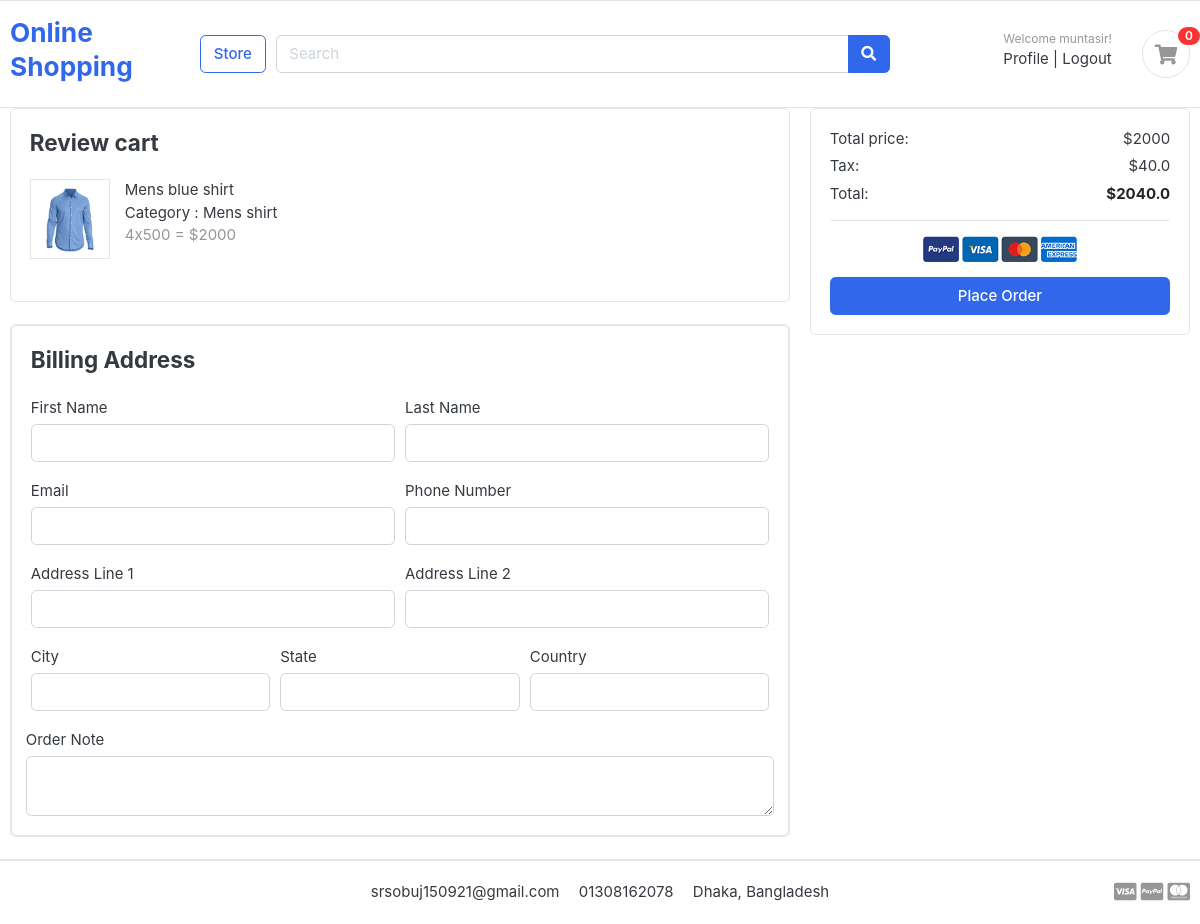
Screenshot of /order/place_order/ (signed in) with the database file from the repository.
### cart/models.py (models this page shows)
class CartItem(models.Model):
    user=models.ForeignKey(User,on_delete=models.CASCADE,null=True)
    product=models.ForeignKey(Product,on_delete=models.CASCADE)
    cart=models.ForeignKey(Cart,on_delete=models.CASCADE,null=True)
    quantity=models.IntegerField()
    is_active=models.BooleanField(default=True)
    def sub_total(self):
        return self.product.price * self.quantity
    def __str__(self):
        return str(self.product)

### store/models.py (models this page shows)
class Product(models.Model):
    product_name=models.CharField(max_length=100,unique=True)
    slug=models.SlugField(max_length=200,unique=True)
    description=models.TextField(max_length=500,blank=True)
    price=models.IntegerField()
    image=models.ImageField(upload_to='photos/products')
    stock=models.IntegerField()
    is_available=models.BooleanField(default=True)
    category=models.ForeignKey(Category,on_delete=models.CASCADE)  # 1ta categorir under e onekgula product thakte pare ei jonno one to many field er jonno ForeignKey use kora hoice category model er sathe one to many relationship hocce
    created_date=models.DateTimeField(auto_now_add=True)
    modified_date=models.DateTimeField(auto_now=True)
    def __str__(self):
        return self.product_name

### category/models.py (models this page shows, shortened)
class Category(models.Model):
    category_name=models.CharField(max_length=50,unique=True)
    slug=models.SlugField(max_length=100,unique=True)
    description=models.TextField(max_length=255,blank=True) #blank mane diteo pare na diteo pare
    cat_image=models.ImageField(upload_to='photos/categories',blank=True)

### orders/views.py (the view, shortened to what this page needs)
# urls.py: path('place_order/', views.place_order, name='place_order'),
def place_order(request):
    print(request.POST)
    cart_items = None
    tax = 0
    total = 0
    grand_total = 0
    cart_items = CartItem.objects.filter(user = request.user)
    if cart_items.count() < 1:
        return redirect('store') # jodi kono product na thake taile amra take kono payment
    for item in cart_items:
        total += item.product.price * item.quantity
    print(cart_items)
    tax = (2*total)/100 # 2 % vat
    grand_total = total + tax
    return render(request, 'orders/place-order.html',{'cart_items' : cart_items, 'tax' : tax,'total' : total, 'grand_total' : grand_total})

### orders/templates/orders/place-order.html (shortened to what this page needs)
{% extends 'base.html' %}
{% load static %}
{% block body%}
<div class="container">
<div class="row">
<main class="col-md-8">
<article class="card mb-4">
<div class="card-body">
	<h4 class="card-title mb-4">Review cart</h4>
	<div class="row">
		{% for item in cart_items%}
		<div class="col-md-12">
			<figure class="itemside  mb-4">
				<div class="aside"><img src="{{item.product.image.url}}" class="border img-sm"></div>
				<figcaption class="info">
					<p>{{item.product.product_name}} </p>
					<p>Category : {{item.product.category.category_name}} </p>
					<span class="text-muted">{{item.quantity}}x{{item.product.price}} = ${{item.sub_total}} </span>
				</figcaption>
			</figure>
		</div>
		{% endfor %}
	</div>
</div>
</article>
<article class="card mb-4">
<div class="card">
  <div class="card-body">
    <h4 class="card-title mb-4">Billing Address</h4>
    <form method="post">
      <div class="form-row">
        <div class="col form-group">
          <label for="">First Name</label>
          <input type="text" name="first_name" class="form-control" required>
        </div>
        <div class="col form-group">
          <label for="">Last Name</label>
          <input type="text" name="last_name" class="form-control" required>
        </div>
      </div>
      <div class="form-row">
        <div class="col form-group">
          <label for="">Email</label>
          <input type="email" name="email" class="form-control" required>
        </div>
        <div class="col form-group">
          <label for="">Phone Number</label>
          <input type="text" name="phone" class="form-control" required>
        </div>
      </div>
      <div class="form-row">
        <div class="col form-group">
          <label for="">Address Line 1</label>
          <input type="text" name="address_line1" class="form-control" required>
        </div>
        <div class="col form-group">
          <label for="">Address Line 2</label>
          <input type="text" name="address_line2" class="form-control">
        </div>
      </div>
      <div class="form-row">
        <div class="col form-group">
          <label for="">City</label>
          <input type="text" name="city" class="form-control" required>
        </div>
         <div class="col form-group">
          <label for="">State</label>
          <input type="text" name="state" class="form-control" required>
        </div>
        <div class="col form-group">
          <label for="">Country</label>
          <input type="text" name="country" class="form-control" required>
        </div>
        </div>
        <div class="form-row">
          <label for="">Order Note</label>
          <textarea name="order_note" rows="2" class="form-control"></textarea>
        </div>
  </div>
</div>
</article>
		</main>
		<aside class="col-md-4">
			<div class="card">
		<div class="card-body">
			<dl class="dlist-align">
			  <dt>Total price:</dt>
			  <dd class="text-right">${{total}}</dd>
			</dl>
			<dl class="dlist-align">
			  <dt>Tax:</dt>
			  <dd class="text-right"> ${{tax}}</dd>
			</dl>
			<dl class="dlist-align">
			  <dt>Total:</dt>
			  <dd class="text-right text-dark b"><strong>${{grand_total}}</strong></dd>
			</dl>
			<hr>
			<p class="text-center mb-3">
				<img src="{% static 'images/misc/payments.png'%}" height="26">
			</p>
			<button type="submit" class="btn btn-primary btn-block" > Place Order </button>
		</div>
		</div>
		</aside>
	</div>
</div>
{% endblock %}

### templates/base.html (shortened to what this page needs)
<!DOCTYPE html>
{% load static %}
<html lang="en">
    <head>
        <link href="{% static 'css/bootstrap.css' %}" rel="stylesheet" type="text/css" />
        <link
          href="{% static 'fonts/fontawesome/css/all.min.css' %}"
          type="text/css"
          rel="stylesheet"
        />
        <link href="{% static 'css/ui.css' %}" rel="stylesheet" type="text/css" />
        <link
          href="{% static 'css/responsive.css' %}"
          rel="stylesheet"
          media="only screen and (max-width: 1200px)"
        />
      </head>
<body>
    <header class="section-header">
        <section class="header-main border-bottom">
          <div class="container">
            <div class="row align-items-center">
              <div class="col-lg-2 col-md-3 col-6">
                <a href="{% url 'home' %}" class="brand-wrap">
                  <h3>Online Shopping</h3>
                </a>
              </div>
              <a href="{% url 'store' %}" class="btn btn-outline-primary">Store</a>
              <div class="col-lg col-md-6 col-sm-12 col">
                <form action="#" class="search">
                  <div class="input-group w-100">
                    <input
                      type="text"
                      class="form-control"
                      style="width: 60%"
                      placeholder="Search"
                    />
                    <div class="input-group-append">
                      <button class="btn btn-primary" type="submit">
                        <i class="fa fa-search"></i>
                      </button>
                    </div>
                  </div>
                </form>
              </div>
              <div class="col-lg-3 col-sm-6 col-8 order-2 order-lg-3">
                <div class="d-flex justify-content-end mb-3 mb-lg-0">
                  <div class="widget-header">
                    {% if request.user.is_authenticated %}
                    <small class="title text-muted">Welcome {{request.user.username}}!</small>
                    <div>
                      <a href="{% url 'profile' %}">Profile</a>
                      <span class="dark-transp"> | </span>
                      <a href="{% url 'logout' %}"> Logout</a>
                    </div>
                    {% endif %}
                  </div>
                  <a href="{% url 'cart' %}" class="widget-header pl-3 ml-3">
                    <div class="icon icon-sm rounded-circle border">
                      <i class="fa fa-shopping-cart"></i>
                    </div>
                    <span class="badge badge-pill badge-danger notify">0</span>
                  </a>
                </div>
              </div>
            </div>
          </div>
        </section>
      </header>
    {% block body %}
    {% endblock body %}
<footer class="section-footer border-top">
	<div class="container">
		<section class="footer-bottom border-top row">
			<div class="col-md-2">
			</div>
			<div class="col-md-8 text-md-center">
				<span  class="px-2">srsobuj150921@gmail.com</span>
				<span  class="px-2">01308162078</span>
				<span  class="px-2">Dhaka, Bangladesh</span>
			</div>
			<div class="col-md-2 text-md-right text-muted">
				<i class="fab fa-lg fa-cc-visa"></i>
				<i class="fab fa-lg fa-cc-paypal"></i>
				<i class="fab fa-lg fa-cc-mastercard"></i>
			</div>
		</section>
	</div>
</footer>
</body>
</html>

### static/css/ui.css (style rules this page uses)
html { font-family: "Inter", sans-serif; font-size: 15px; }
.icon-xs, .icon-sm, .icon-md, .icon-lg { display: inline-block; text-align: center; flex-shrink: 0; flex-grow: 0; }
.icon-sm { width: 48px; height: 48px; line-height: 48px !important; font-size: 20px; }
.img-xs, .img-sm, .img-md, .img-lg { -o-object-fit: cover; object-fit: cover; flex-shrink: 0; flex-grow: 0; }
.img-sm { width: 80px; height: 80px; }
figure { margin-bottom: 0; }
article:after, .form-group:after { display: block; clear: both; content: ""; }
.b { font-weight: 600; }
.header-main { position: relative; padding-top: 1rem; padding-bottom: 1rem; }
.widget-header { display: inline-block; vertical-align: middle; position: relative; }
.widget-header a { color: #343a40; }
.widget-header i { color: #969696; }
.widget-header .title { display: block; }
.widget-header .notify { position: absolute; top: -3px; right: -10px; }
.footer-bottom { padding-top: 20px; padding-bottom: 20px; }
.itemside { position: relative; display: flex; width: 100%; }
.itemside .aside { position: relative; flex-shrink: 0; }
.itemside .info { padding-left: 15px; padding-right: 7px; }
.itemside p { margin-bottom: 0; }
[class*=dlist-] { margin-bottom: 5px; }
[class*=dlist-] dd { margin-bottom: 0; }
.dlist-align { display: flex; }
.dlist-align dt { width: 150px; word-wrap: break-word; font-weight: normal; }
.dlist-align dd { flex-grow: 1; }
.notify { position: absolute; top: -4px; right: -10px; display: inline-block; padding: 0.25em 0.6em; font-size: 12px; line-height: 1; text-align: center; border-radius: 3rem; color: #fff; background-color: #fa3434; }

### rows the page displays
CartItem: product.image (picture), product.product_name "Mens blue shirt", product.category.category_name "Mens shirt", quantity "4", product.price "500", sub_total "2000"

### other values shown
{{ request.user.username }} "muntasir"
{{ total }} "2000"
{{ tax }} "40.0"
{{ grand_total }} "2040.0"
